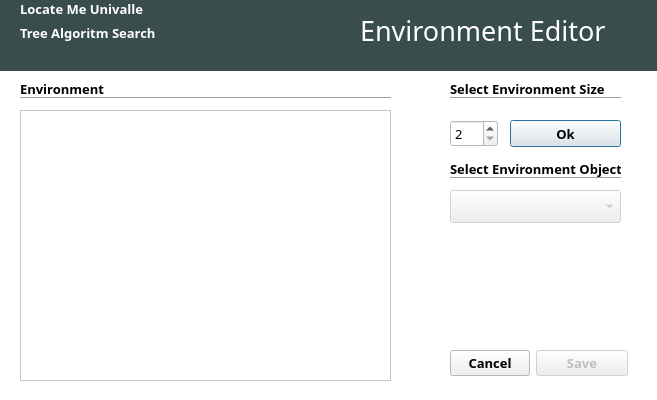
<?xml version="1.0" encoding="UTF-8"?>
<ui version="4.0">
 <class>environmentDialog</class>
 <widget class="QDialog" name="environmentDialog">
  <property name="geometry">
   <rect>
    <x>0</x>
    <y>0</y>
    <width>657</width>
    <height>400</height>
   </rect>
  </property>
  <property name="palette">
   <palette>
    <active>
     <colorrole role="Base">
      <brush brushstyle="SolidPattern">
       <color alpha="255">
        <red>255</red>
        <green>255</green>
        <blue>255</blue>
       </color>
      </brush>
     </colorrole>
     <colorrole role="Window">
      <brush brushstyle="SolidPattern">
       <color alpha="255">
        <red>255</red>
        <green>255</green>
        <blue>255</blue>
       </color>
      </brush>
     </colorrole>
    </active>
    <inactive>
     <colorrole role="Base">
      <brush brushstyle="SolidPattern">
       <color alpha="255">
        <red>255</red>
        <green>255</green>
        <blue>255</blue>
       </color>
      </brush>
     </colorrole>
     <colorrole role="Window">
      <brush brushstyle="SolidPattern">
       <color alpha="255">
        <red>255</red>
        <green>255</green>
        <blue>255</blue>
       </color>
      </brush>
     </colorrole>
    </inactive>
    <disabled>
     <colorrole role="Base">
      <brush brushstyle="SolidPattern">
       <color alpha="255">
        <red>255</red>
        <green>255</green>
        <blue>255</blue>
       </color>
      </brush>
     </colorrole>
     <colorrole role="Window">
      <brush brushstyle="SolidPattern">
       <color alpha="255">
        <red>255</red>
        <green>255</green>
        <blue>255</blue>
       </color>
      </brush>
     </colorrole>
    </disabled>
   </palette>
  </property>
  <property name="font">
   <font>
    <family>Ubuntu Condensed</family>
    <pointsize>10</pointsize>
    <weight>75</weight>
    <bold>true</bold>
   </font>
  </property>
  <property name="windowTitle">
   <string>Environment Editor</string>
  </property>
  <property name="autoFillBackground">
   <bool>true</bool>
  </property>
  <widget class="QWidget" name="widgetHeader" native="true">
   <property name="geometry">
    <rect>
     <x>0</x>
     <y>0</y>
     <width>661</width>
     <height>71</height>
    </rect>
   </property>
   <property name="palette">
    <palette>
     <active>
      <colorrole role="WindowText">
       <brush brushstyle="SolidPattern">
        <color alpha="255">
         <red>255</red>
         <green>255</green>
         <blue>255</blue>
        </color>
       </brush>
      </colorrole>
      <colorrole role="Base">
       <brush brushstyle="SolidPattern">
        <color alpha="255">
         <red>255</red>
         <green>255</green>
         <blue>255</blue>
        </color>
       </brush>
      </colorrole>
      <colorrole role="Window">
       <brush brushstyle="SolidPattern">
        <color alpha="255">
         <red>57</red>
         <green>77</green>
         <blue>76</blue>
        </color>
       </brush>
      </colorrole>
     </active>
     <inactive>
      <colorrole role="WindowText">
       <brush brushstyle="SolidPattern">
        <color alpha="255">
         <red>255</red>
         <green>255</green>
         <blue>255</blue>
        </color>
       </brush>
      </colorrole>
      <colorrole role="Base">
       <brush brushstyle="SolidPattern">
        <color alpha="255">
         <red>255</red>
         <green>255</green>
         <blue>255</blue>
        </color>
       </brush>
      </colorrole>
      <colorrole role="Window">
       <brush brushstyle="SolidPattern">
        <color alpha="255">
         <red>57</red>
         <green>77</green>
         <blue>76</blue>
        </color>
       </brush>
      </colorrole>
     </inactive>
     <disabled>
      <colorrole role="WindowText">
       <brush brushstyle="SolidPattern">
        <color alpha="255">
         <red>159</red>
         <green>158</green>
         <blue>158</blue>
        </color>
       </brush>
      </colorrole>
      <colorrole role="Base">
       <brush brushstyle="SolidPattern">
        <color alpha="255">
         <red>57</red>
         <green>77</green>
         <blue>76</blue>
        </color>
       </brush>
      </colorrole>
      <colorrole role="Window">
       <brush brushstyle="SolidPattern">
        <color alpha="255">
         <red>57</red>
         <green>77</green>
         <blue>76</blue>
        </color>
       </brush>
      </colorrole>
     </disabled>
    </palette>
   </property>
   <property name="autoFillBackground">
    <bool>true</bool>
   </property>
   <widget class="QWidget" name="layoutWidget_2">
    <property name="geometry">
     <rect>
      <x>20</x>
      <y>0</y>
      <width>331</width>
      <height>81</height>
     </rect>
    </property>
    <layout class="QFormLayout" name="formLayout_2">
     <property name="fieldGrowthPolicy">
      <enum>QFormLayout::AllNonFixedFieldsGrow</enum>
     </property>
     <item row="1" column="0">
      <widget class="QLabel" name="labelSubtitle">
       <property name="text">
        <string>Tree Algoritm Search</string>
       </property>
      </widget>
     </item>
     <item row="0" column="0">
      <widget class="QLabel" name="labelTitle">
       <property name="styleSheet">
        <string notr="true">font: 30pt &quot;Ubuntu Condensed&quot;;
color: rgb(255, 255, 255);</string>
       </property>
       <property name="text">
        <string>Locate Me Univalle</string>
       </property>
      </widget>
     </item>
    </layout>
   </widget>
   <widget class="QLabel" name="labelSelectedSearch">
    <property name="geometry">
     <rect>
      <x>360</x>
      <y>10</y>
      <width>261</width>
      <height>41</height>
     </rect>
    </property>
    <property name="font">
     <font>
      <pointsize>20</pointsize>
      <weight>50</weight>
      <bold>false</bold>
     </font>
    </property>
    <property name="text">
     <string>Environment Editor</string>
    </property>
   </widget>
  </widget>
  <widget class="QTableWidget" name="tableWidgetEnvironment">
   <property name="enabled">
    <bool>false</bool>
   </property>
   <property name="geometry">
    <rect>
     <x>20</x>
     <y>110</y>
     <width>371</width>
     <height>271</height>
    </rect>
   </property>
   <property name="font">
    <font>
     <weight>50</weight>
     <bold>false</bold>
    </font>
   </property>
   <attribute name="horizontalHeaderDefaultSectionSize">
    <number>24</number>
   </attribute>
   <attribute name="horizontalHeaderMinimumSectionSize">
    <number>20</number>
   </attribute>
   <attribute name="verticalHeaderDefaultSectionSize">
    <number>30</number>
   </attribute>
   <attribute name="verticalHeaderMinimumSectionSize">
    <number>19</number>
   </attribute>
  </widget>
  <widget class="Line" name="lineEnvironment">
   <property name="geometry">
    <rect>
     <x>20</x>
     <y>90</y>
     <width>371</width>
     <height>16</height>
    </rect>
   </property>
   <property name="orientation">
    <enum>Qt::Horizontal</enum>
   </property>
  </widget>
  <widget class="QLabel" name="labelEnvironment">
   <property name="geometry">
    <rect>
     <x>20</x>
     <y>80</y>
     <width>151</width>
     <height>17</height>
    </rect>
   </property>
   <property name="text">
    <string>Environment </string>
   </property>
  </widget>
  <widget class="QComboBox" name="comboBoxEnvironmentObject">
   <property name="enabled">
    <bool>false</bool>
   </property>
   <property name="geometry">
    <rect>
     <x>450</x>
     <y>190</y>
     <width>171</width>
     <height>33</height>
    </rect>
   </property>
   <property name="font">
    <font>
     <weight>50</weight>
     <bold>false</bold>
    </font>
   </property>
  </widget>
  <widget class="QSpinBox" name="spinBoxEnvironmentSize">
   <property name="geometry">
    <rect>
     <x>450</x>
     <y>120</y>
     <width>48</width>
     <height>27</height>
    </rect>
   </property>
   <property name="font">
    <font>
     <weight>50</weight>
     <bold>false</bold>
    </font>
   </property>
   <property name="minimum">
    <number>2</number>
   </property>
   <property name="maximum">
    <number>80</number>
   </property>
   <property name="singleStep">
    <number>1</number>
   </property>
  </widget>
  <widget class="QPushButton" name="pushButtonEnvironmentSize">
   <property name="geometry">
    <rect>
     <x>510</x>
     <y>120</y>
     <width>111</width>
     <height>27</height>
    </rect>
   </property>
   <property name="text">
    <string>Ok</string>
   </property>
  </widget>
  <widget class="QLabel" name="labelEnvironmentSize">
   <property name="geometry">
    <rect>
     <x>450</x>
     <y>80</y>
     <width>171</width>
     <height>17</height>
    </rect>
   </property>
   <property name="text">
    <string>Select Environment Size</string>
   </property>
  </widget>
  <widget class="Line" name="line_2">
   <property name="geometry">
    <rect>
     <x>450</x>
     <y>90</y>
     <width>171</width>
     <height>16</height>
    </rect>
   </property>
   <property name="orientation">
    <enum>Qt::Horizontal</enum>
   </property>
  </widget>
  <widget class="Line" name="lineEnvironmentObject">
   <property name="geometry">
    <rect>
     <x>450</x>
     <y>170</y>
     <width>171</width>
     <height>16</height>
    </rect>
   </property>
   <property name="orientation">
    <enum>Qt::Horizontal</enum>
   </property>
  </widget>
  <widget class="QLabel" name="labelEnvironmentObject">
   <property name="geometry">
    <rect>
     <x>450</x>
     <y>160</y>
     <width>171</width>
     <height>17</height>
    </rect>
   </property>
   <property name="text">
    <string>Select Environment Object</string>
   </property>
  </widget>
  <widget class="QLabel" name="labelEnvironmentObject_2">
   <property name="geometry">
    <rect>
     <x>450</x>
     <y>240</y>
     <width>171</width>
     <height>91</height>
    </rect>
   </property>
   <property name="text">
    <string/>
   </property>
  </widget>
  <widget class="QWidget" name="layoutWidget">
   <property name="geometry">
    <rect>
     <x>450</x>
     <y>350</y>
     <width>178</width>
     <height>29</height>
    </rect>
   </property>
   <layout class="QFormLayout" name="formLayout">
    <item row="0" column="0">
     <widget class="QPushButton" name="pushButtonCancel">
      <property name="text">
       <string>Cancel</string>
      </property>
     </widget>
    </item>
    <item row="0" column="1">
     <widget class="QPushButton" name="pushButtonSave">
      <property name="enabled">
       <bool>false</bool>
      </property>
      <property name="text">
       <string>Save</string>
      </property>
     </widget>
    </item>
   </layout>
  </widget>
  <zorder>layoutWidget</zorder>
  <zorder>widgetHeader</zorder>
  <zorder>tableWidgetEnvironment</zorder>
  <zorder>lineEnvironment</zorder>
  <zorder>labelEnvironment</zorder>
  <zorder>comboBoxEnvironmentObject</zorder>
  <zorder>spinBoxEnvironmentSize</zorder>
  <zorder>pushButtonEnvironmentSize</zorder>
  <zorder>labelEnvironmentSize</zorder>
  <zorder>line_2</zorder>
  <zorder>lineEnvironmentObject</zorder>
  <zorder>labelEnvironmentObject</zorder>
  <zorder>labelEnvironmentObject_2</zorder>
 </widget>
 <resources/>
 <connections>
  <connection>
   <sender>pushButtonCancel</sender>
   <signal>clicked()</signal>
   <receiver>environmentDialog</receiver>
   <slot>reject()</slot>
   <hints>
    <hint type="sourcelabel">
     <x>473</x>
     <y>371</y>
    </hint>
    <hint type="destinationlabel">
     <x>418</x>
     <y>329</y>
    </hint>
   </hints>
  </connection>
 </connections>
</ui>
